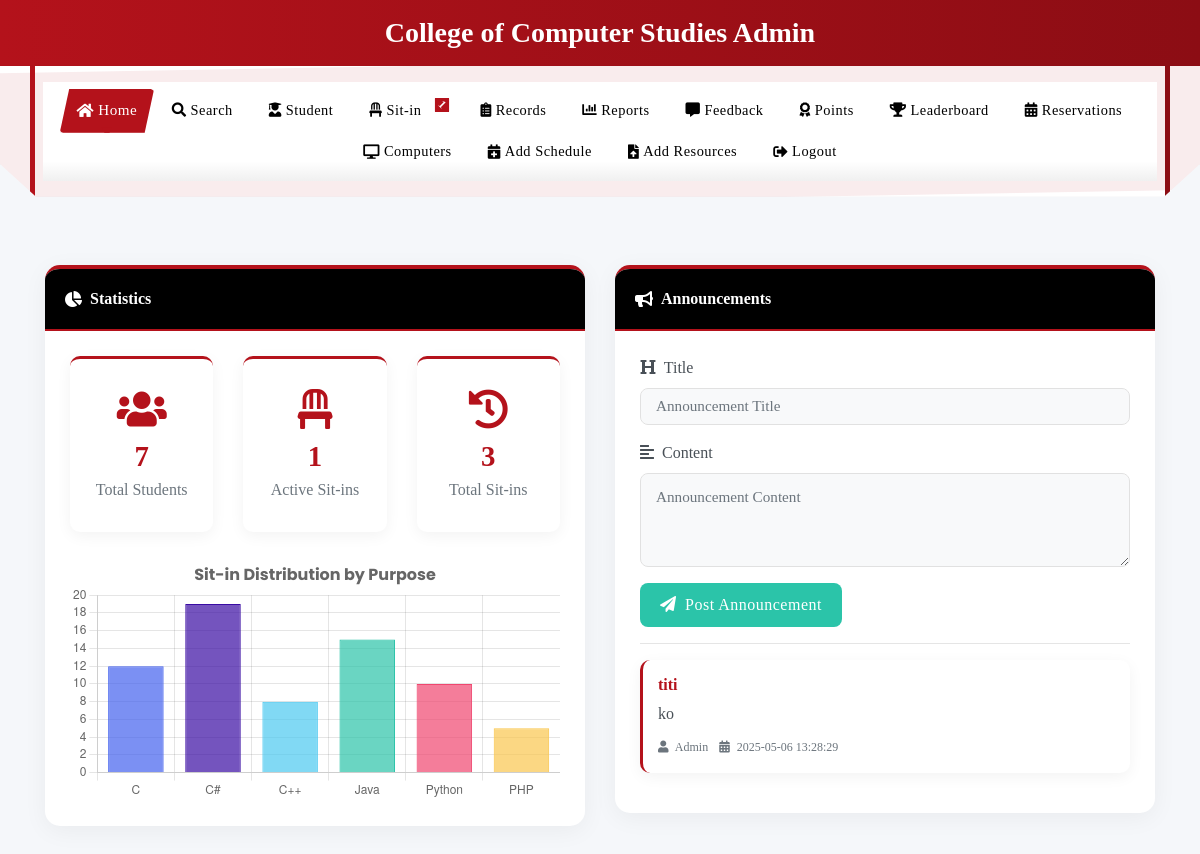
/admin_dashboard (signed in), run on an earlier commit of the app's database.
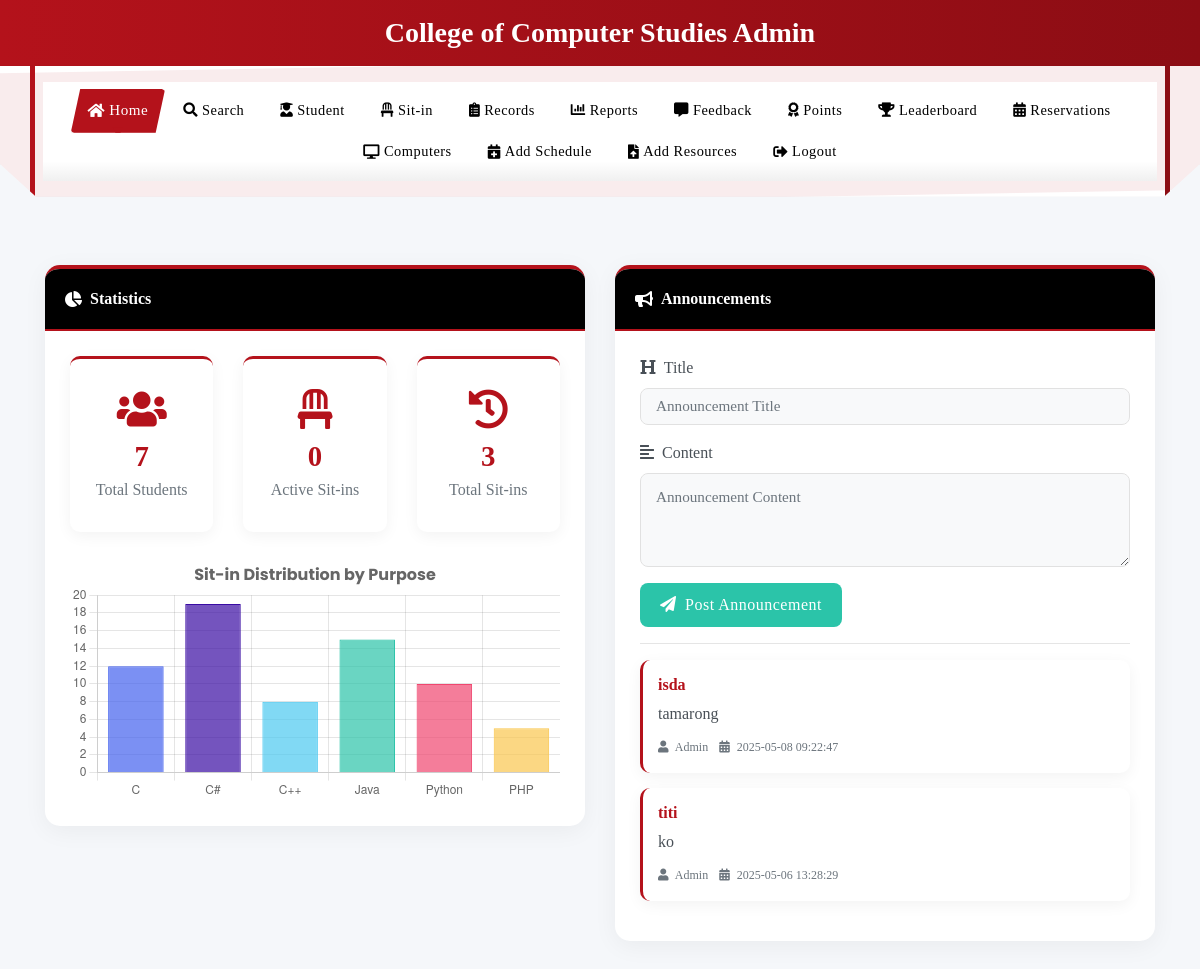
And on a later commit of the database.
### tables this page shows
CREATE TABLE announcement (
                id INTEGER PRIMARY KEY,
                title TEXT NOT NULL,
                content TEXT NOT NULL,
                created_at TEXT NOT NULL,
                created_by TEXT NOT NULL
            );

### app.py (the view)
@app.route('/admin_dashboard')
def admin_dashboard():
    if 'admin' not in session:
        flash('You must be logged in as admin to access the admin dashboard')
        return redirect(url_for('login'))
    try:
        connection = sqlite3.connect('students.db')
        connection.row_factory = sqlite3.Row
        cursor = connection.cursor()
        cursor.execute('SELECT COUNT(*) FROM users')
        students_count = cursor.fetchone()[0]
        cursor.execute('SELECT COUNT(*) FROM sitins WHERE logout_time IS NULL')
        active_sitin_count = cursor.fetchone()[0]
        cursor.execute('SELECT COUNT(*) FROM sitins')
        total_sitin_count = cursor.fetchone()[0]
        cursor.execute('''
            SELECT purpose, COUNT(*) as count
            FROM sitins
            GROUP BY purpose
            ORDER BY count DESC
        ''')
        purpose_stats = cursor.fetchall()
        purpose_labels = []
        purpose_data = []
        for purpose, count in purpose_stats:
            purpose_labels.append(purpose)
            purpose_data.append(count)
        if not purpose_labels:
            purpose_labels = ['C Programming', 'C# Programming', 'Java Programming', '.NET Programming', 'PHP Programming', 'Python Programming']
            purpose_data = [0, 0, 0, 0, 0, 0]
        try:
            cursor.execute('''
                SELECT id, title, content, created_at, created_by
                FROM announcement
                ORDER BY created_at DESC
            ''')
            announcements = cursor.fetchall()
        except Exception as e:
            print(f"Error fetching announcements: {e}")
            announcements = []
        cursor.execute('SELECT COUNT(*) FROM sitins WHERE logout_time IS NULL')
        sitin_count = cursor.fetchone()[0]
        connection.close()
        return render_template('admin_dashboard.html',
                              sitin_count=sitin_count,
                              students_count=students_count,
                              active_sitin_count=active_sitin_count,
                              total_sitin_count=total_sitin_count,
                              purpose_labels=json.dumps(purpose_labels),
                              purpose_data=json.dumps(purpose_data),
                              announcements=announcements)
    except Exception as e:
        print(f"Error fetching dashboard data: {e}")
        if 'connection' in locals():
            connection.close()
        return render_template('admin_dashboard.html',
                            sitin_count=0,
                            active_sitin_count=0,
                            students_count=0,
                            total_sitin_count=0,
                            purpose_labels=json.dumps([]),
                            purpose_data=json.dumps([]),
                            announcements=[],
                            error=str(e))

### templates/admin_dashboard.html (shortened to what the changed rows need)
<!DOCTYPE html>
<html lang="en">
<head>
    <link rel="stylesheet" href="https://stackpath.bootstrapcdn.com/bootstrap/4.5.2/css/bootstrap.min.css">
    <link rel="stylesheet" href="https://cdnjs.cloudflare.com/ajax/libs/font-awesome/5.15.3/css/all.min.css">
    <link rel="stylesheet" href="{{ url_for('static', filename='css/navbar.css') }}">
</head>
<body>
    {% include 'admin_navbar.html' %}
<div class="container py-5">
    <div class="row">
        <div class="col-md-6">
            <div class="card">
                <div class="card-body">
                    <div class="row">
                        <div class="col-md-4">
                            <div class="stat-card">
                                <i class="fas fa-chair icon"></i>
                                <h4>{{ active_sitin_count }}</h4>
                                <p>Active Sit-ins</p>
                            </div>
                        </div>
                    </div>
                </div>
            </div>
        </div>
        <div class="col-md-6">
            <div class="card">
                <div class="card-body">
                    <div id="announcementsContainer">
                        {% if announcements %}
                            {% for announcement in announcements %}
                                <div class="announcement-card">
                                    <h6>{{ announcement[1] }}</h6>
                                    <p>{{ announcement[2] }}</p>
                                    <small>
                                        <i class="fas fa-user mr-1"></i> {{ announcement.created_by }}
                                        <i class="fas fa-calendar-alt ml-2 mr-1"></i> {{ announcement.created_at }}
                                    </small>
                                </div>
                            {% endfor %}
                        {% else %}
                            <div class="text-center py-4">
                                <i class="fas fa-inbox fa-3x mb-3 text-muted"></i>
                                <p class="text-muted">No announcements available at this time.</p>
                            </div>
                        {% endif %}
                    </div>
                </div>
            </div>
        </div>
    </div>
</div>
</body>
</html>

What changed in the data, as far as the page shows it:
added announcement: title "isda", content "tamarong", created_by "Admin", created_at "2025-05-08 09:22:47"
Also different on the page:
{{ active_sitin_count }}: "1" → "0"
{{ active_sitin_count }}: "1" → (not shown)
